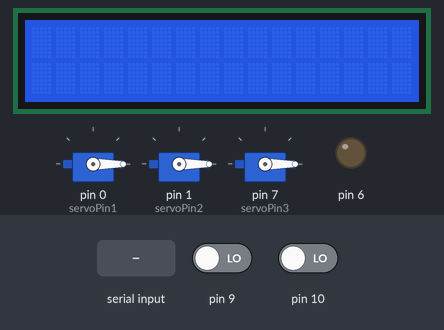
A sketch run on a simulated Arduino Uno, built with avr-gcc and run on an emulated ATmega328P. On the bench: 16×2 character LCD, 3 × servo, output pins drawn as LEDs (lit = HIGH). Inputs (shaded band) come from the test bench; at power-on: pin 9 LOW, pin 10 LOW. What the sketch prints to the serial monitor is not drawn.

Above: at 1.2 s.
1.3 s: "1\n" received over Serial
At 3.4 s:
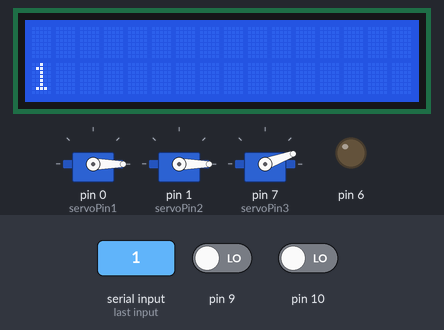
3.9 s: "2\n" received over Serial
At 4.6 s:
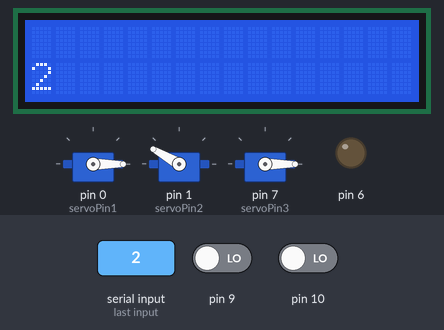
8.4 s: "1\n" received over Serial
At 10.5 s:
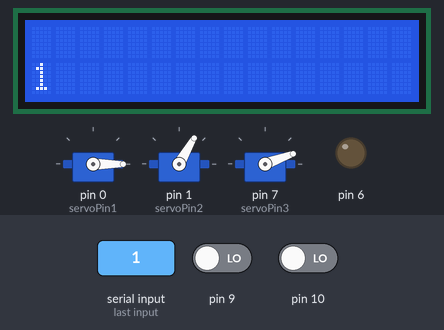
Timing chart, 0 to 12.0 s (numbered marks = the images above; inputs shaded):
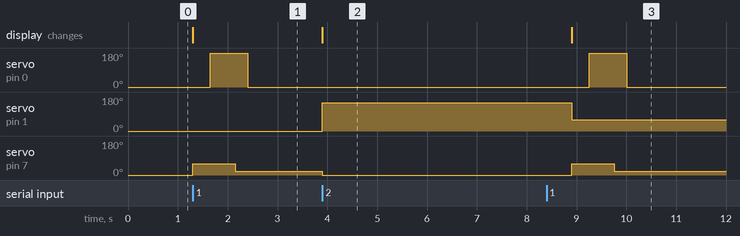

The sketch:

sketch_jan16d.ino
```cpp
int uno;
#include <Servo.h>
#include <LiquidCrystal.h>

#define servoPin1 0
#define servoPin2 1
#define servoPin3 7
#define switchPin2 3
#define switchPin1 2

Servo myservo1;
Servo myservo2;
Servo myservo3;

// initialize the library by associating any needed LCD interface pin
// with the arduino pin number it is connected to
const int rs = 12, en = 11, d4 = 5, d5 = 4, d6 = 3, d7 = 2;
LiquidCrystal lcd(rs, en, d4, d5, d6, d7);


void setup() {
  Serial.begin(115200);
  Serial.setTimeout(1);
  pinMode(6, OUTPUT);
  digitalWrite(6, LOW);

  pinMode(9, INPUT);
  pinMode(10, INPUT);
  lcd.begin(16, 2);

  myservo1.attach(servoPin1);
  myservo2.attach(servoPin2);
  myservo3.attach(servoPin3);

  myservo1.write(0);
  myservo2.write(0);
  myservo3.write(0);
}

void next() {
  myservo3.write(60);
  delay(350);
  Serial.println("Servo 1 Engaged");
  myservo1.write(180);
  delay(500);
  myservo3.write(20);
  delay(250);
  myservo1.write(0);
  Serial.println("Servo 1 Unengaged");
}

void servoReset() {
  myservo3.write(0);
  myservo2.write(150);
  Serial.println("Servo 2 Engaged");
  delay(5000);
  myservo2.write(60);
  Serial.println("Servo 3 Unengaged");
}

void loop() {

  if (Serial.available()) {
    int x = Serial.readString().toInt();
    lcd.setCursor(0, 1);
    // print the number of seconds since reset:
    lcd.print(x);
    if (x == 1) {
      next();
    }
    else if (x == 2)
    {
      servoReset();
    }
  }

  int buttonState1;
  int buttonState2;
  buttonState1 = digitalRead(9);
  buttonState2 = digitalRead(10);
  if (buttonState1 == HIGH) {
    Serial.println("played");
  }
  if (buttonState2 == HIGH) {
    Serial.println("skipped");
  }
  else {
    Serial.println("no");
  }
  //while (!Serial.available());
  //uno = Serial.readString().toInt();
  uno = 0;
  if (uno == 1) {
    lcd.setCursor(0, 1);
    // print the number of seconds since reset:
    lcd.print("UNO!");
  }
}
```

Measured:
- after the input at 1.3 s, servo on pin 0 (servoPin1): 0° → 180° after 0.35 s, → 0° 0.75 s later; servo on pin 7 (servoPin3): 0° → 60° at once, → 20° 0.85 s later; the display: changes at once (image 1)
- after the input at 3.9 s, servo on pin 1 (servoPin2): 0° → 150° at once; servo on pin 7 (servoPin3): 20° → 0° at once; the display: changes at once (image 2)
- after the input at 8.4 s, servo on pin 0 (servoPin1): 0° → 180° after 0.85 s, → 0° 0.75 s later; servo on pin 7 (servoPin3): 0° → 60° after 0.50 s, → 20° 0.85 s later; the display: changes after 0.50 s (image 3)
